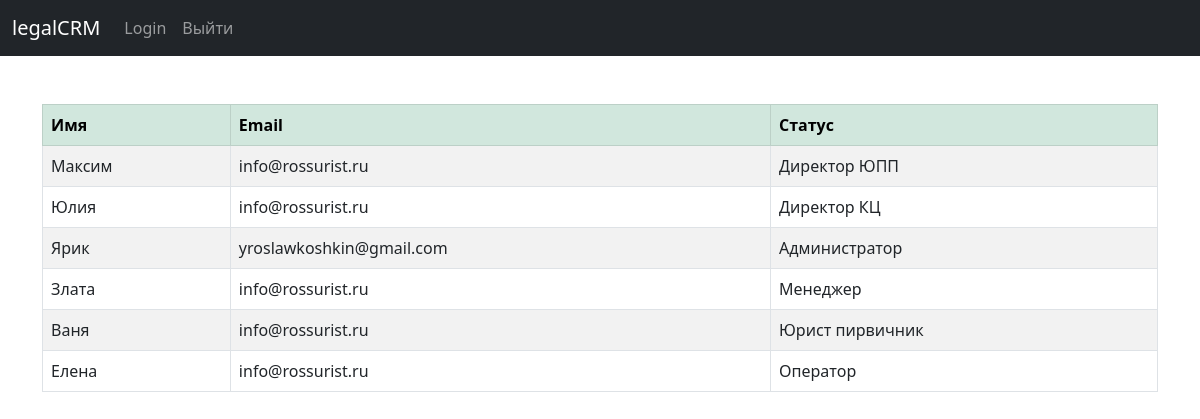
Screenshot of /register/employees/ with the database file from the repository.
### accounts/models.py (models this page shows)
class User(AbstractUser):
    status = models.CharField(max_length=50)

### accounts/views.py (the view)
# urls.py: path("employees/", views.employees, name='employees'),
def employees(request):
    user = User.objects.all()
    return render(request, "employees.html", {"users": user})

### accounts/templates/employees.html
{% extends "base.html" %}
{% block content %}
<table class="table table-striped table-bordered table-hover">
      <thead class="table-success">
        <tr>
          <th scope="col">Имя</th>
          <th scope="col">Email</th>
          <th scope="col">Статус</th>
        </tr>
      </thead>
      <tbody>
      {% for user in users %}
        <tr>
          <td>
              {{ user.username }}
          </td>
          <td>
            {{ user.email }}
          </td>
          <td>
            {{ user.status }}
          </td>
        </tr>
        {% endfor %}
      </tbody>
    </table>
{% endblock content %}

### accounts/templates/base.html (shortened to what this page needs)
<!doctype html>
<html lang="en">
  <head>
    <link href="https://cdn.jsdelivr.net/npm/bootstrap@5.3.0-alpha2/dist/css/bootstrap.min.css" rel="stylesheet">
  </head>
  <body>
    {% include "navbar.html" %}
    <div class="container">
      <br>
    </div>
    <div class="container">
        <br>
    {% block content %}
    {% endblock content %}
    </div>
  </body>
</html>

### leads/templates/navbar.html (shortened to what this page needs)
<nav class="navbar navbar-expand-lg navbar-dark bg-dark">
    <div class="container-fluid">
      <a class="navbar-brand" href="{% url 'home' %}">legalCRM</a>
      <div class="collapse navbar-collapse" id="navbarSupportedContent">
        <ul class="navbar-nav me-auto mb-2 mb-lg-0">
          {% if user.is_authenticated %}
          {% if user.status == "Директор КЦ" or user.status == "Администратор" %}
          <li class="nav-item">
            <a class="nav-link"  href="{% url 'add_record'%}">Сздать заявку</a>
          </li>
            <li class="nav-item">
                    <a class="nav-link"  href="{% url 'appointments'%}">Запись в офис</a>
              </li>
            <li class="nav-item">
                    <a class="nav-link"  href="{% url 'add_appointments'%}">Записать на прием в офис</a>
              </li>
          {% endif %}
            {% if user.status == "Директор ЮПП" %}
                <li class="nav-item">
                    <a class="nav-link"  href="{% url 'appointments'%}">Запись в офис</a>
                </li>
            {% endif %}
            {% if user.status == "Юрист пирвичник"%}
                <li class="nav-item">
                    <a class="nav-link"  href="{% url 'add_appointments'%}">Записать на прием в офис</a>
              </li>
            {% endif %}
          {% if user.status == "Администратор"%}
          <li class="nav-item">
              <a class="nav-link"  href="{% url 'reg'%}">Добавить польователя</a>
            </li>
            <li class="nav-item">
                <a class="nav-link"  href="{% url 'employees'%}">Пользователи</a>
            </li>
            <li class="nav-item">
                    <a class="nav-link"  href="{% url 'todolist'%}">Список задач</a>
              </li>
            {% endif %}
            {% else%}
            <li class="nav-item">
              <a class="nav-link"  href="{% url 'home'%}">Login</a>
            </li>
          {% endif %}
            <li class="nav-item">
            <a class="nav-link"  href="{% url 'logout'%}">Выйти</a>
          </li>
        </ul>
      </div>
    </div>
  </nav>

### rows the page displays
User: username "Максим", email "info@rossurist.ru", status "Директор ЮПП"
User: username "Юлия", email "info@rossurist.ru", status "Директор КЦ"
User: username "Ярик", email "yroslawkoshkin@gmail.com", status "Администратор"
User: username "Злата", email "info@rossurist.ru", status "Менеджер"
User: username "Ваня", email "info@rossurist.ru", status "Юрист пирвичник"
User: username "Елена", email "info@rossurist.ru", status "Оператор"
